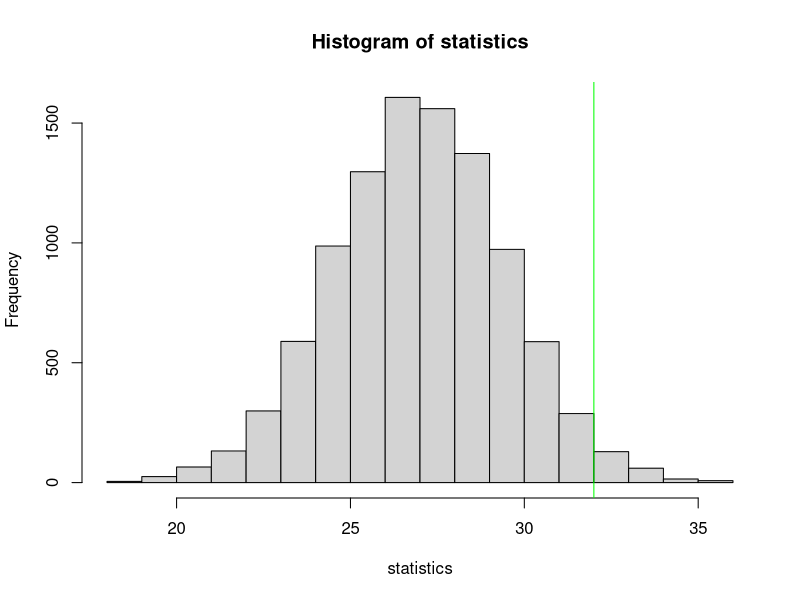
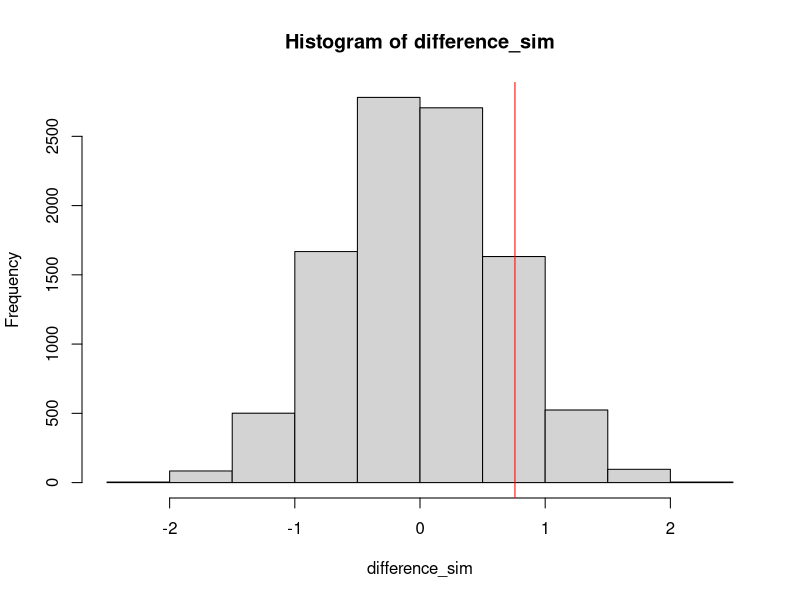

The R script that drew these images, in order:
## ---- chunk 1
Humanities<-cbind(c(23,32,55),c(27,18,45),c(50,50,100))
rownames(Humanities)<-c("Humanities Major", "Science Major","Total")
colnames(Humanities)<-c("Yes", "No", "Total")
Humanities
## ---- chunk 2
stats<-c(rep("yes",55),rep("no",45))
exp1<-sample(stats,50,replace=FALSE)
sum(exp1=="yes")

p=10000
statistics<-rep(0,p)
for(i in 1:p)
{
  temp<-sample(stats,50,replace=FALSE)
  statistics[i]<-sum(temp=="yes")
}
hist(statistics)
abline(v=32,col="green")
p_value<-mean(statistics>=32)
p_value
## ---- chunk 3
sum(dhyper(32:50, 55, 45, 50))
## ---- chunk 4
expectedHumanities<-cbind(c(27.5,27.5,55),c(22.5,22.5,45),c(50,50,100))
rownames(expectedHumanities)<-c("Humanities Major", "Science Major","Total")
colnames(expectedHumanities)<-c("Yes", "No", "Total")
expectedHumanities
## ---- chunk 5
chisq <- 0
for(i in 1:2){
  for (j in 1:2){
    chisq <- chisq + ((Humanities[i, j] - expectedHumanities[i, j])^2 / expectedHumanities[i, j])
  }
}

chisq
## ---- chunk 6
pchisq(3.272727, df = 1, lower.tail = FALSE)
## ---- chunk 7
T_1<-rnorm(50, mean=10,sd=3)
T_2<-rnorm(50,mean=12,sd=3)
## ---- chunk 8
difference <- T_2 - T_1
obs <- mean(difference)
obs
multiplier <- multiplier <- sample(c(1, -1), length(difference), replace = TRUE)

mean(difference * multiplier)
p <- 10000
difference_sim <- rep(0, p)

for (i in 1:p){
  tempMult <- sample(c(1, -1), length(difference), replace = TRUE)
  difference_sim[i] <- mean(tempMult * difference)
}

hist(difference_sim)
abline(v = obs, col = "red")
p_value <- mean(difference_sim > obs)
p_value
## ---- chunk 9
Temperature<-cbind(c(60,65,62,64,63),c(80,85,82,84,83),c(90,95,101,99,100))
colnames(Temperature)<-c("Fall", "Spring", "Summer")
Temperature

temp <- c(Temperature[, 1], Temperature[, 2], Temperature[, 3])
season <- c(rep("Fall", 5), rep("Spring", 5), rep("Summer", 5))
anova <- aov(temp~season)
summary(anova)

## ---- chunk 10
Coefficients<-cbind(c(-1.00,1.5,1.15,2.5),c(2.34,3.67,1.67,2.89))
rownames(Coefficients)<-c("Intercept","Age","Education","Income")
colnames(Coefficients)<-c("Estimate","Standard Error")
Coefficients
Null_Deviance= 107.97
Residual_Deviance= 102.34
Null_Deviance
Residual_Deviance
## ---- chunk 11
exp(-1 + 1.5 + 1.15 + 2.5) / (1 + exp(-1 + 1.5 + 1.15 + 2.5))
## ---- chunk 12
exp(-1 + 1.5) / (1 + exp(-1 + 1.5))
## ---- chunk 13
exp(1.5 - (1.96*3.67))
exp(1.5 + (1.96*3.67))

exp(1.15 - (1.96*1.67))
exp(1.15 + (1.96*1.67))

exp(2.5 - (1.96*2.89))
exp(2.5 + (1.96*2.89))
## ---- chunk 14
pchisq(Null_Deviance - Residual_Deviance, df = 3, lower.tail = F)
## ---- chunk 15
Temperature<-cbind(c(60,65,62,64,63),c(80,85,82,84,83),c(90,95,101,99,100))
colnames(Temperature)<-c("Fall", "Spring", "Summer")
Temperature
## ---- chunk 16
wilcox.test(Temperature[, "Fall"], Temperature[, "Spring"])
## ---- chunk 17
rank<-cbind(c(1, 5, 2, 4, 3),c(6, 10, 7, 9, 8),c(11, 12, 15, 13, 14))
colnames(rank)<-c("Fall", "Spring", "Summer")
rank
## ---- chunk 18
sum <- (15^2 + 40^2 + 65^2) / 5
(12/(15*16))*sum - (3*16)
## ---- chunk 19
kruskal.test(list(Temperature[, "Fall"], Temperature[, "Spring"], Temperature[, "Summer"]))
## ---- chunk 20
feet <- c(rep(8, 3), rep(10, 4), rep(12, 4))
success <- c(1, 1, 0, 1, 1, 0, 0, 1, 0, 0, 0)
logit <- glm(success~feet, family = "binomial")
summary(logit)
MLE <- exp(logit$coefficients[1] + logit$coefficients[2]*feet) / (1 + exp(logit$coefficients[1] + logit$coefficients[2]*feet))
MLE
## ---- chunk 21
0.6864364 / (1 - 0.6864364)
0.4703454 / (1 - 0.4703454)
0.2648273 / (1 - 0.2648273)
## ---- chunk 22
2.189146/0.3602246
## ---- chunk 23
exp(logit$coefficients[2] - (1.96*-1.074))
exp(logit$coefficients[2] + (1.96*-1.074))
## ---- chunk 24
expectedAnimal<-cbind(c(100,125, 25),c(300, 375, 75))
rownames(expectedAnimal)<-c("Dog","Cat","Rabit")
colnames(expectedAnimal)<-c("Blue","Brown")
expectedAnimal
## ---- chunk 25
Animal<-cbind(c(100,150,0),c(300,350,100))
rownames(Animal)<-c("Dog","Cat","Rabit")
colnames(Animal)<-c("Blue","Brown")
Animal
